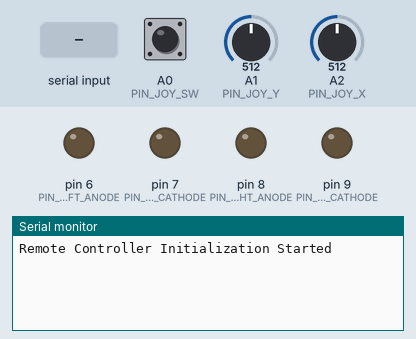
Bench run of a sketch on a simulated Arduino Mega 2560, built with avr-gcc and run on an emulated ATmega2560. Shown: output pins drawn as LEDs (lit = HIGH), the last lines printed to the serial monitor. The test bench sets the inputs (shaded band); at power-on: A0 (PIN_JOY_SW) HIGH, A1 (PIN_JOY_Y) = 512, A2 (PIN_JOY_X) = 512.

Above: at 1.2 s.
1.3 s: "ir,1\n" received over the second serial link
At 2.5 s:
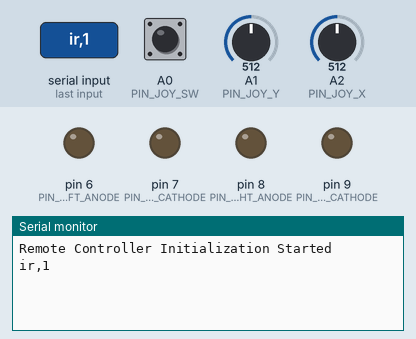
2.8 s: "0\n" received over the second serial link
At 3.6 s:
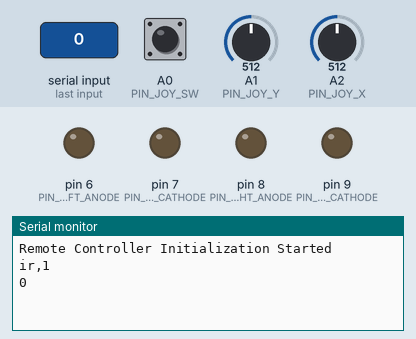

The sketch:

RES_Remote_Controller_Program_Structure_V1.ino
```cpp
/**********************************************************************;
* Project           : RES_Class, Basic Function Check, Sensor, Motion,Comm
*
* Program name      : RES_Basic_Function_Check.ino
*
* Author            : Jong-Hoon Kim
*
* Date created      : 04/05/2020
*
* Purpose           : Inititalization of a Simple Rescue Robot
*
* Revision History  :
*
* Date        Author      Ref    Revision (Date in MMDDYYYY format)
* MMDDYYYY    name      1  v-xx   revision note.
*
*********************************************************************/
/*********************************************************************
*   Instructional Note:
*           Arduino Leonardo has 4 interrupt pins ( 0, 1, 2, 3  13 )
*           Arduino Mega has 6 interrupt pins ( 2, 3, 18, 19, 20, 21)
*
***********************************************************************/


#define PIN_IR_LED_LEFT_ANODE         6            // D6  - Anode   (+)
#define PIN_IR_LED_LEFT_CATHODE       7            // D7  - Cathode (-)
#define PIN_IR_LED_RIGHT_ANODE        8            // D8  - Anode   (+)
#define PIN_IR_LED_RIGHT_CATHODE      9            // D9  - Cathode (-)
#define PIN_JOY_X                    A2
#define PIN_JOY_Y                    A1
#define PIN_JOY_SW                    A0

#define INTERVAL_JOYSTICK             30000     //0.03
#define INTERVAL_LED_UPDATE            1000      //0.001
#define INTERVAL_MESSAGE_CHECK         1000       //0.001

#define RES_PROTOCOL_MAX_BUF_SIZE   64

char msgBuf[RES_PROTOCOL_MAX_BUF_SIZE];
int msgBufPnt = 0;

int joystick[3] = {0,0,0};    // joystick status
int joySWFlag = 0;            // push button flag
int ir[2] = {0,0};            // ir status
unsigned long cTime = 0;     // current time of each iteration
unsigned long jTime = 0;     // joystic test interval
unsigned long mTime = 0;     // message check interval
unsigned long lTime = 0;     // LED update interval


void setup() {
  // Serial Port Setup
  Serial.begin(115200);   Serial3.begin(115200);
  Serial.println("Remote Controller Initialization Started");

  pinMode(PIN_IR_LED_LEFT_ANODE, OUTPUT);  pinMode(PIN_IR_LED_LEFT_CATHODE, OUTPUT);
  pinMode(PIN_IR_LED_RIGHT_ANODE, OUTPUT); pinMode(PIN_IR_LED_RIGHT_CATHODE, OUTPUT);
  digitalWrite(PIN_IR_LED_LEFT_ANODE, LOW);  digitalWrite(PIN_IR_LED_RIGHT_ANODE, LOW);
  digitalWrite(PIN_IR_LED_LEFT_CATHODE, LOW);  digitalWrite(PIN_IR_LED_RIGHT_CATHODE, LOW);
  pinMode(PIN_JOY_SW, INPUT);   digitalWrite(PIN_JOY_SW, HIGH);                  // or pinMode(PIN_JOY_SW, INPUT_PULLUP);

}


void loop() {
  cTime = micros();     // get current time for this iteration
  if (cTime > jTime) {  // Joystick control time
    jTime = cTime + INTERVAL_JOYSTICK;
    joystick[0] = map(analogRead(PIN_JOY_X), 0, 1023, -255, 255);
    joystick[1] = map(analogRead(PIN_JOY_Y), 0, 1023, -255, 255);
    int tmpJoySW = digitalRead(PIN_JOY_SW);

    /////////////////////////////////////////////////////////////////////////////
    //Using joySWFlag, you should make toggle button and update value on joystick[2]
    //////////////////////////////////////////////////////////////////////////

    Serial3.print("Joy "); Serial3.print(joystick[0]); Serial3.print(" "); Serial3.print(joystick[1]); Serial3.print(" "); Serial3.println(joystick[2]);
  }

  if (cTime > lTime){
    lTime = cTime+ INTERVAL_LED_UPDATE;
    digitalWrite(PIN_IR_LED_LEFT_ANODE, ir[0]);
    digitalWrite(PIN_IR_LED_RIGHT_ANODE, ir[1]);
  }
  if (cTime > mTime){
    checkSerialMessage();
  }
}


void debugPrint(){
  Serial.println("----");
}

void checkSerialMessage(){
  while (Serial.available() > 0){
    char a = Serial.read();
    Serial3.print(a);
  }

  while (Serial3.available() > 0){
    char tmpChar = Serial3.read();
    Serial.print(tmpChar );                   // message forward to USB for drawing data
    if (msgBufPnt >= RES_PROTOCOL_MAX_BUF_SIZE){
      Serial.println("Message Overflow");
      if ((tmpChar != '\n') || (tmpChar != '\r')){
        msgBuf[0] = tmpChar;
        msgBufPnt = 1;
      }
    }else{
      if ((tmpChar == '\n') || (tmpChar == '\r')){
        msgBuf[msgBufPnt] = '\0';
        checkFrame();
        msgBufPnt = 0;
      }else{
        msgBuf[msgBufPnt] = tmpChar;
        msgBufPnt++;
      }
    }
  }
}

bool checkFrame(){
 char *p = msgBuf;
 String str;
 int cnt =0;
// while ((str = strtok_r(p, ";", &p)) != NULL) // delimiter is the semicolon
 str = strtok_r(p, " ", &p);                    // delimiter is the space
 if (str == "ir"){
    while ((str = strtok_r(p, " ", &p)) != NULL){
      if (cnt == 0){          //left Line value
        ir[0] = str.toInt();
      }else if (cnt == 1){    //right Line value
        ir[1] = str.toInt();
      }
      cnt++;
    }
 }

}
```

Measured:
- after the input at 1.3 s, the serial monitor: prints a new line at once (image 1)
- after the input at 2.8 s, the serial monitor: prints a new line at once (image 2)
